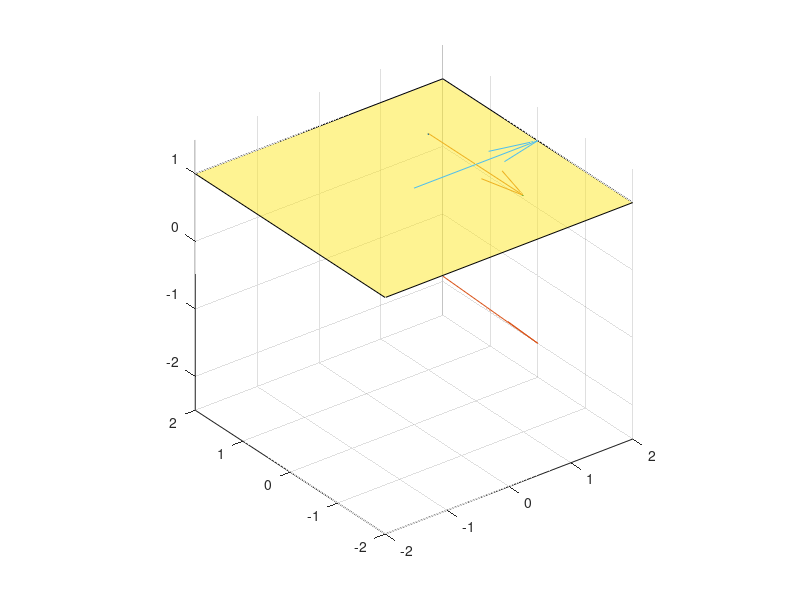

Reproduce this figure in MATLAB.
clear 
clc
close all 

x = linspace(-2,2,2);
y = linspace(-2,2,2);

[X,Y] = meshgrid(x,y);

Z = ones(size(X));

surf(X,Y,Z, 'FaceAlpha', 0.5);
hold on 
a = [1; 1; 1];
b = [1; -1; 1];
c = cross(a,b);

quiver3(0,0,0, a(1),a(2),a(3), 'AutoScale', 'off')
quiver3(0,0,0, b(1),b(2),b(3), 'AutoScale', 'off')
quiver3(0,0,0, c(1),c(2),c(3), 'AutoScale', 'off')

% project to the camera plane 
e = c - [0 0 0]';
quiver3(0,0,1, e(1),e(2),0,0)
e = b-a;
quiver3(a(1),a(2),a(3),e(1),e(2),e(3), 'AutoScale', 'off')

axis equal
hold off

